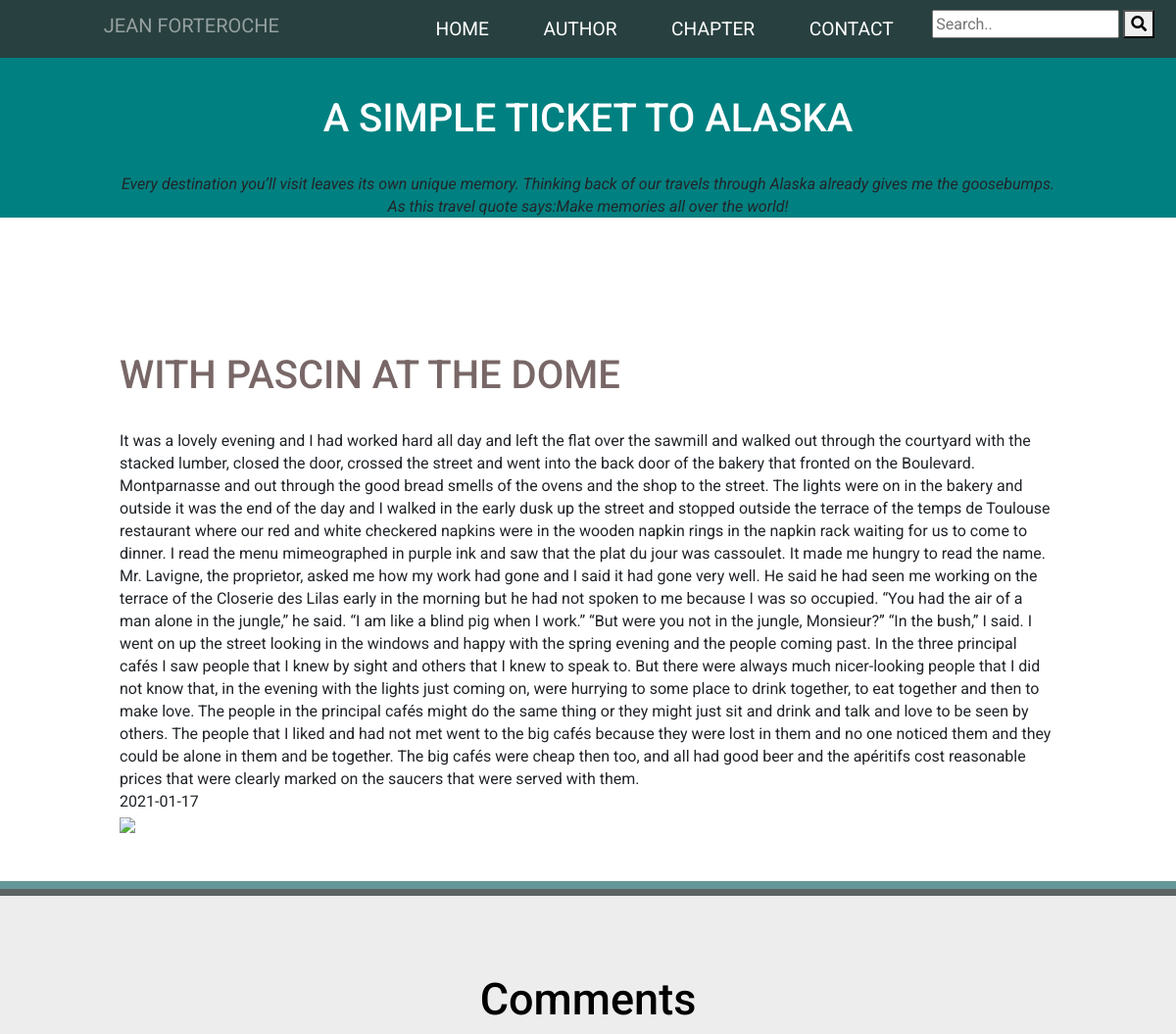
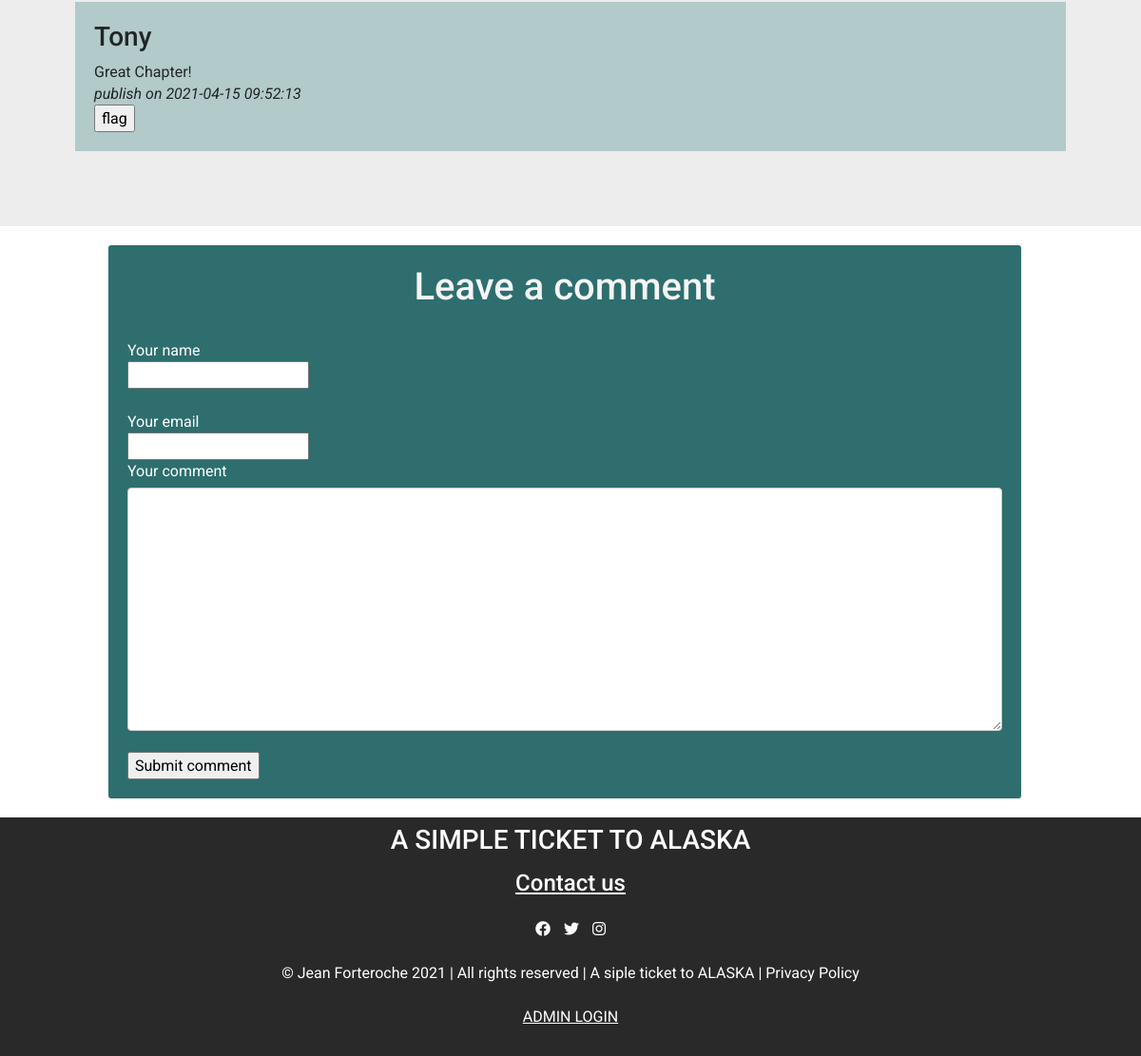
The page /index.php?action=chapter&id=1 on the database its author committed (2 pictures, top to bottom).
### tables this page shows
CREATE TABLE `chapter` (
  `id` int(11) NOT NULL,
  `title` text NOT NULL,
  `body` text NOT NULL,
  `published_date` date NOT NULL,
  `number` int(11) NOT NULL,
  `image` text,
  `draft` tinyint(1) NOT NULL DEFAULT '1'
);

CREATE TABLE `comment` (
  `id` int(11) NOT NULL,
  `parent_id` int(11) DEFAULT NULL,
  `chapter_id` int(11) NOT NULL,
  `comment` text NOT NULL,
  `comment_date` datetime NOT NULL,
  `author` text NOT NULL,
  `to_validate` tinyint(1) NOT NULL DEFAULT '1',
  `flag` tinyint(1) NOT NULL DEFAULT '0',
  `validated` tinyint(1) NOT NULL DEFAULT '1',
  `email` text NOT NULL
);

### controllers/frontend/controller.php (called while the page is built, shortened)
<?php
require('models/frontend/ChapterManager.php');
require('models/frontend/contactManager.php');
require('models/frontend/commentManager.php');
function chapter($id)
{
    $chapterManager = new ChapterManagerFrontend();
    $chapter = $chapterManager->getChapter($id);
    $commentManagerFrontend = new CommentManagerFrontend();
    $chapterComments = $commentManagerFrontend->getCommentsForChapter($id);
    require('views/frontend/chapter.php');
}
?>

### models/frontend/ChapterManager.php (called while the page is built, shortened)
<?php
class ChapterManagerFrontend
{
    public function getChapter($id)
    {
        global $db;
        $req = $db->prepare('
            SELECT *
            FROM chapter
            WHERE id = ?
            AND draft = 0
        ');
        $req->execute(array($id));
        $result = $req->fetch();
        return $result;
    }
}
?>

### models/frontend/commentManager.php (called while the page is built, shortened)
<?php
class commentManagerFrontend
{
    public function getCommentsForChapter($chapter_id) {
        global $db;
        $sql = $db->prepare('SELECT * FROM comment WHERE chapter_id = ?');
        $sql->execute(array($chapter_id));
        $comments = $sql->fetchall();
        return $comments;
    }
}
?>

### views/frontend/chapter.php (the view, shortened to what this page needs)
<div class="chapters_content">
    <h1>A SIMPLE TICKET TO ALASKA</h1>
    <br>
    <p><i>Every destination you’ll visit leaves its own unique memory.
            Thinking back of our travels through Alaska already gives me the goosebumps. </br>
            As this travel quote says:Make memories all over the world!
        </i>
    </p>
</div>
<div class="content">
     <h1><?php echo $chapter['title'] ?></h1><br>
    <?php echo $chapter['body'] ?><br>
    <?php echo $chapter['published_date'] ?><br>
    <img src="/public/images/<?php echo $chapter['image'] ?>" /><br>
</div>
<section id="commentListContent">
    <h2> Comments </h2>
    <?php require 'views/frontend/commentList.php'; ?>
</section>
<div class="commentSection">
    <?php require 'views/frontend/comment.php'; ?>
</div>
<?php require 'views/frontend/template.php'; ?>

### views/frontend/commentList.php (shortened to what this page needs)
<?php foreach ($chapterComments as $comment) { ?>
    <div class="comment_content">
        <h3><?php echo $comment['author'] ?></h3>
        <?php echo $comment['comment'] ?><br>
        <i> publish on
            <?php echo $comment['comment_date'] ?></i>
        <br>
        <form action="index.php?action=flagComment" method="post" class="flagform">
            <input type="submit" value="flag" />
        </form>
    </div>
<?php } ?>

### public/style/index.css (style rules this page uses)
body, html, .bloc_page { height: 100%; }
body { font-family: 'Roboto', condensed; margin: 0px; line-height: 23px; }
img { width: 100%; height: auto; }
h1, .chapters_content h3 a { color: white; }
.content h1, h2 { color: #796767; }
.chapters_content { text-align: center; background-color: teal; margin-bottom: 37px; margin-top: 35px; padding-top: 62px }
.content { padding: 30px; }
#commentListContent { margin-top: 17px; background-color: #b7b7b740; align-items: center; padding: 24px; border-top: 4mm ridge rgba(16, 99, 99, 0.61); }
@media screen and (min-width: 1200px) { .content { padding-right: 122px; padding-top: 100px; padding-left: 122px; } }
@media screen and (min-width: 1200px) { #commentListContent { margin-top: 17px; background-color: #b7b7b740; align-items: center; padding: 79px; border-top: 4mm ridge rgba(16, 99, 99, 0.61); } }
@media screen and (min-width: 1200px) { #commentListContent .comment_content { padding: 20px; background-color: rgb(178, 202, 202); margin-top: 10px; } }
@media screen and (min-width: 1200px) { #commentListContent h2 { text-align: center; font-size: 45px; } }
@media screen and (min-width: 1200px) { #dashboard h1, h2, .chapters_content h3 a { color: black; } }

### rows shown on the page
chapter: title "WITH PASCIN AT THE DOME", body "It was a lovely evening and I had worked hard all day and left the flat over the sawmill and walked out through the courtyard with the stacked lumber, closed the door, crossed the street and went into the back door of the bakery that fronted on the Boulevard. Montparnasse and out through the good bread smells of the ovens and the shop to the street. The lights were on in the bakery and outside it was the end of the day and I walked in the early dusk up the street and stopped outside the terrace of the temps de Toulouse restaurant where our red and white checkered napkins were in the wooden napkin rings in the napkin rack waiting for us to come to dinner. I read the menu mimeographed in…", published_date "2021-01-17"
comment: author "Tony", comment "Great Chapter!", comment_date "2021-04-15 09:52:13"
